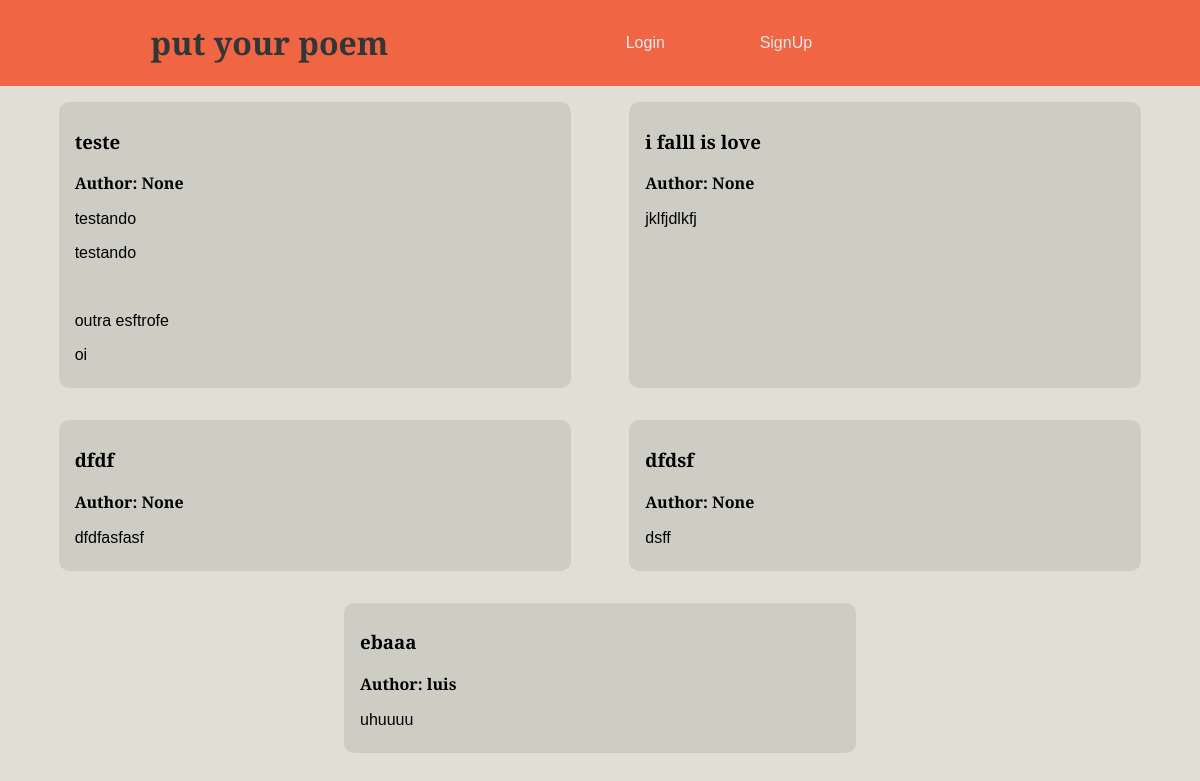
Before: / with the older database file.
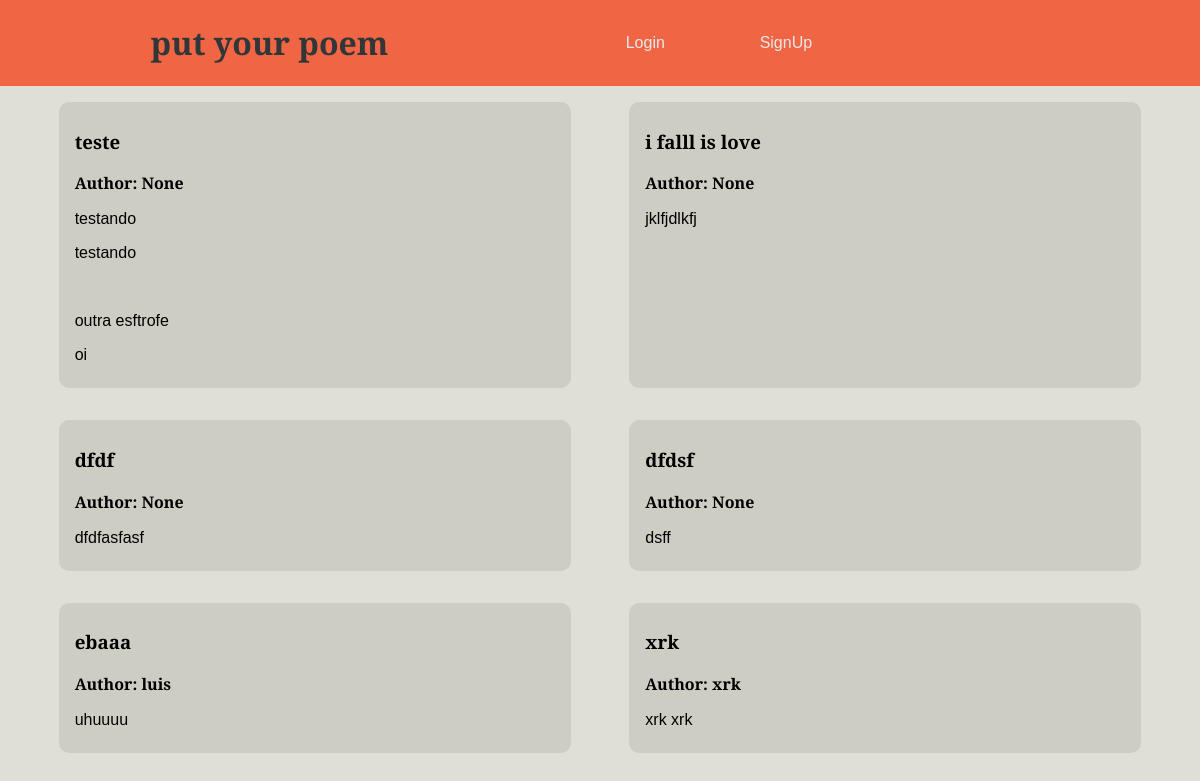
After: the same page with the newer database file.
### core/models.py (models this page shows, shortened)
class Poem(models.Model):
    author = models.ForeignKey(User, null=True, blank=True, on_delete=models.CASCADE)
    title = models.CharField(max_length=100)
    content = RichTextField(blank=True, null=True)
    pub_date = models.DateTimeField(auto_now_add=True)

### core/views.py (the view)
# urls.py: path('',views.index, name='index'),
def index(request):
    poems = Poem.objects.all()
    return render(request, 'core/others/index.html',{'poems':poems})

### core/templates/core/others/index.html
{% extends "core/others/base.html" %}
{% load static %}
{% block css %}
<link rel="stylesheet" href="{% static 'core/css/index.css' %}">
{% endblock css %}
{% block content %}
<div class="poems-container">
   {% for poem in poems %}
   <div class="poem">
      <div class="div-poem-info">
         <h3>{{poem.title}}</h3>
         <strong>Author: {{poem.author}}</strong>
   </div>
   <div class="poem-content">
      <p>{{poem.content | safe }}</p>
   </div>
</div>
 {% endfor  %}
{% endblock %}

Changed rows visible on the page:
added Poem: title "xrk", author "xrk", content "xrk xrk"
